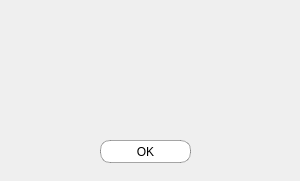
<?xml version="1.0" encoding="UTF-8"?>
<ui version="4.0">
 <class>Dialog</class>
 <widget class="QDialog" name="Dialog">
  <property name="geometry">
   <rect>
    <x>0</x>
    <y>0</y>
    <width>300</width>
    <height>181</height>
   </rect>
  </property>
  <property name="windowTitle">
   <string>Dialog</string>
  </property>
  <widget class="QPushButton" name="pushButton">
   <property name="geometry">
    <rect>
     <x>100</x>
     <y>140</y>
     <width>91</width>
     <height>23</height>
    </rect>
   </property>
   <property name="styleSheet">
    <string notr="true">QPushButton{
	border-radius:10px;
	background:#ffffff;
	border:1px solid #55000000;
}

QPushButton:hover{
	background:#cccccc;
}</string>
   </property>
   <property name="text">
    <string>OK</string>
   </property>
  </widget>
  <widget class="QLabel" name="label">
   <property name="geometry">
    <rect>
     <x>110</x>
     <y>20</y>
     <width>71</width>
     <height>71</height>
    </rect>
   </property>
   <property name="sizePolicy">
    <sizepolicy hsizetype="Preferred" vsizetype="Preferred">
     <horstretch>0</horstretch>
     <verstretch>0</verstretch>
    </sizepolicy>
   </property>
   <property name="maximumSize">
    <size>
     <width>100</width>
     <height>100</height>
    </size>
   </property>
   <property name="styleSheet">
    <string notr="true"/>
   </property>
   <property name="text">
    <string/>
   </property>
   <property name="pixmap">
    <pixmap>correct.png</pixmap>
   </property>
   <property name="scaledContents">
    <bool>true</bool>
   </property>
  </widget>
  <widget class="QLabel" name="message">
   <property name="geometry">
    <rect>
     <x>20</x>
     <y>80</y>
     <width>261</width>
     <height>51</height>
    </rect>
   </property>
   <property name="sizePolicy">
    <sizepolicy hsizetype="Preferred" vsizetype="Preferred">
     <horstretch>0</horstretch>
     <verstretch>0</verstretch>
    </sizepolicy>
   </property>
   <property name="styleSheet">
    <string notr="true">font-size:11pt;</string>
   </property>
   <property name="text">
    <string/>
   </property>
   <property name="scaledContents">
    <bool>false</bool>
   </property>
   <property name="alignment">
    <set>Qt::AlignCenter</set>
   </property>
   <property name="wordWrap">
    <bool>true</bool>
   </property>
  </widget>
 </widget>
 <resources/>
 <connections>
  <connection>
   <sender>pushButton</sender>
   <signal>clicked()</signal>
   <receiver>Dialog</receiver>
   <slot>hide()</slot>
   <hints>
    <hint type="sourcelabel">
     <x>145</x>
     <y>131</y>
    </hint>
    <hint type="destinationlabel">
     <x>145</x>
     <y>79</y>
    </hint>
   </hints>
  </connection>
 </connections>
</ui>
